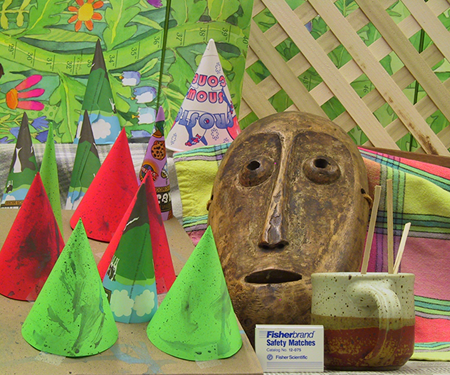
//> input picture StereoMatching/im6.png, 450 x 375 px
$ ./StereoMatching   (built with g++ and OpenCV 4)
//> lines starting //> are read from the running program, lines starting //| are printed output that depends on the picture
#include <opencv2/opencv.hpp>

#include <iostream>
#include <stdio.h>

using namespace cv;
using namespace std;


struct MyPixel
{
    double SSD = 0;     // SSD로 계산한 dissimilarity
    double cost = 0;    // 해당 픽셀까지의 optimal cost
    int index = 0;      // optimal path의 방향
};

double mysqrt(double n);
void fSSD(Mat img1, Mat img2, int patch_size, MyPixel*** mypixel);
void fStereoMatching1(MyPixel*** mypixel, int n_rows, int n_cols, int patch_size, int constraint, double occlusion, vector<vector<vector<int>>>& path);
void fStereoMatching2(MyPixel*** mypixel, int n_rows, int n_cols, int patch_size, int constraint, double occlusion, vector<vector<vector<int>>>& path);
void fPathFind1(MyPixel*** mypixel, int n_rows, int n_cols, int row, int index_col1, int index_col2, vector<vector<vector<int>>>& path, uchar* pointer);
void fPathFind2(MyPixel*** mypixel, int n_rows, int n_cols, int row, int index_col1, int index_col2, vector<vector<vector<int>>>& path, uchar* pointer);
void fPathFind_left(MyPixel*** mypixel, int n_rows, int n_cols, int row, int index_col1, int index_col2, vector<vector<vector<int>>>& path, uchar* pointer);
void fHoleFilling1(int n_rows, int n_cols, int patch_size, uchar* upper_pointer, uchar* pointer);
void fHoleFilling2(int n_rows, int n_cols, int patch_size, uchar* pointer);

int main() {

    // 처리할 이미지 Mat으로 읽어오기
    Mat img1 = imread("im6.png", 0);
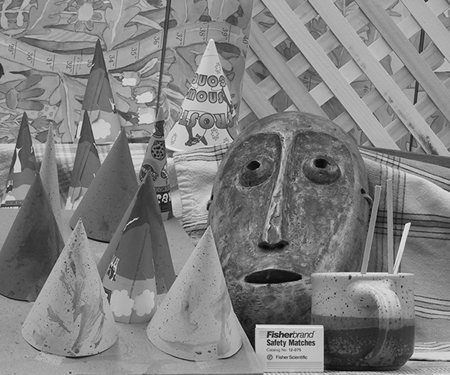
//> img1: 375 rows x 450 cols, CV_8UC1; min 0, max 243, mean 128.4
    Mat img2 = imread("im2.png", 0);
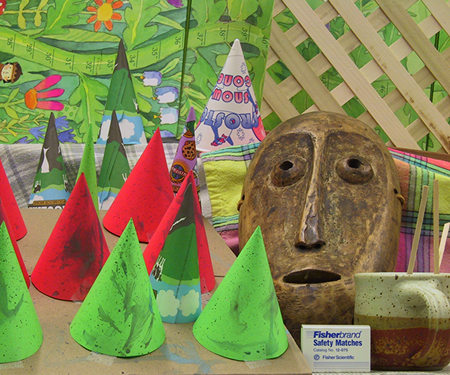
//> input picture StereoMatching/im2.png, 450 x 375 px
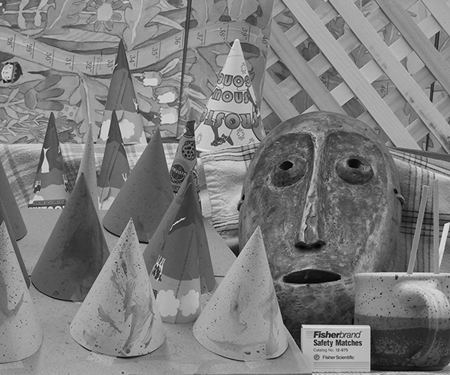
//> img2: 375 rows x 450 cols, CV_8UC1; min 0, max 235, mean 125

    // 처리할 이미지의 크기
    int n_rows = img1.rows;
//> n_rows = 375
    int n_cols = img1.cols;
//> n_cols = 450

    // 각 픽셀의 정보를 저장할 3차원 동적 배열
    MyPixel*** mypixel;
    mypixel = new MyPixel * *[img1.rows];
    for (int i = 0; i < n_rows; i++)
    {
        mypixel[i] = new  MyPixel * [img1.cols];
        for (int j = 0; j < n_cols; j++)
        {
            mypixel[i][j] = new MyPixel[n_cols];
        }
    }

    // SSD 패치 크기 (9*9)
    int patch_size = 9;

    // SSD
    fSSD(img1, img2, patch_size, mypixel);

    int constraint = 64;        // path constraint (high)
    double occlusion = 100;      // occlusion이 일어날 때 더해줄 cost

    // optimal path를 저장할 3차원 벡터
    vector<vector<vector<int>>> path(n_rows, vector<vector<int>>(0, vector<int>(2, 0)));

    // optimal path 찾아서 disparity 구하기
    fStereoMatching1(mypixel, n_rows, n_cols, patch_size, constraint, occlusion, path);
    //fStereoMatching2(mypixel, n_rows, n_cols, patch_size, constraint, occlusion, path);

   // 동적 할당 삭제
    for (int i = 0; i < n_rows; i++)
    {
        for (int j = 0; j < n_cols; j++)
        {
            delete[] mypixel[i][j];
        }
    }
    for (int i = 0; i < n_rows; i++)
    {
        delete[] mypixel[i];
    }
    delete[] mypixel;

    return 0;
}

// 루트n 반환 함수
double mysqrt(double n)
{
    double x = 2;
    for (int i = 0; i < 10; i++) {
        x = (x + (n / x)) / 2;
    }

    return x;
}

// SSD
void fSSD(Mat img1, Mat img2, int patch_size, MyPixel*** mypixel) {
//> called with patch_size = 9

    // 처리할 이미지의 크기
    int n_rows = img1.rows;
//> n_rows = 375
    int n_cols = img1.cols;
//> n_cols = 450

    // 이미지 픽셀 값에 접근할 포인터
    uchar* pointer_img1;
    uchar* pointer_img2;

    // 계산 중 값 저장을 위한 변수
    double tmp = 0;
    double ans = 0;

    /*
    Mat result = Mat::zeros(n_cols, n_cols, CV_8UC1);   // DSI 출력을 위한 Mat
    double max = 0;                                     // 픽셀의 밝기 정규화를 위한 최대값
    double min = 255 * 3;                               // 픽셀의 밝기 정규화를 위한 최대값
    int row_show = 100;                                 // DSI로 출력할 row
    */

    // SSD를 이용한 dissimilarity 계산
    for (int row = patch_size / 2; row < n_rows - patch_size / 2; row++)
    {
        for (int col1 = patch_size / 2; col1 < n_cols - patch_size / 2; col1++)
        {
            for (int col2 = patch_size / 2; col2 < n_cols - patch_size / 2; col2++)
            {
                for (int i = -(patch_size / 2); i <= patch_size / 2; i++) {
                    pointer_img1 = img1.ptr<uchar>(row + i);
                    pointer_img2 = img2.ptr<uchar>(row + i);
                    for (int j = -(patch_size / 2); j <= (patch_size / 2); j++) {
                        tmp = (double)pointer_img1[col1 + j] - (double)pointer_img2[col2 + j];  // tmp = 픽셀 밝기의 차
                        ans += tmp * tmp;                                                       // patch의 tmp 제곱 모두 더하기
                    }
                }
                ans = mysqrt(ans);                      // ans = patch 내 픽셀들의 tmp^2 합의 제곱근
                mypixel[row][col1][col2].SSD = ans;     // 배열의 해당 위치에 저장
                // [11 lines of commented-out code are left out]
                ans = 0;                                // 다음 patch 계산을 위해 ans를 0으로 초기화
            }
        }
        printf("%d\n", row);
    }
//> this loop made 367 passes
//> tmp on passes 1 to 3: 21, -20, -45
//> after the loop, tmp = 32; ans = 0

    // [12 lines of commented-out code are left out]
}

void fStereoMatching1(MyPixel*** mypixel, int n_rows, int n_cols, int patch_size, int constraint, double occlusion, vector<vector<vector<int>>>& path) {
//> called with n_rows = 375, n_cols = 450, patch_size = 9, constraint = 64, occlusion = 100

    double cost1, cost2, cost3;                         // 각 방향의 cost를 저장할 변수

    Mat final = Mat::zeros(n_rows, n_cols, CV_8UC1);    // 최종 이미지 출력을 위한 Mat

    for (int row = patch_size / 2; row < n_rows - patch_size / 2; row++) {
        // 첫 번째 row
        for (int j = 0; j < constraint; j++) {
            cost3 = mypixel[row][patch_size / 2][patch_size / 2 + j - 1].cost + occlusion;  // →

            mypixel[row][patch_size / 2][patch_size / 2 + j].cost = cost3;
            mypixel[row][patch_size / 2][patch_size / 2 + j].index = 3;

        }

        // 나머지 row
        for (int i = patch_size / 2 + 1; i < n_cols - patch_size / 2; i++) {
            for (int j = 0; (j < constraint) && (i + j < n_cols - patch_size / 2); j++) {
                cost1 = mypixel[row][i - 1][i + j - 1].cost + mypixel[row][i][i + j].SSD;   // ↘
                cost2 = mypixel[row][i - 1][i + j].cost + occlusion;                        // ↓
                cost3 = mypixel[row][i][i + j - 1].cost + occlusion;                        // →

                if (cost2 <= cost3 && j != constraint - 1 || j == 0) {                      // j가 0이면 →방향은 고려 X
                    if (cost1 <= cost2) {
                        mypixel[row][i][i + j].cost = cost1;                                // 해당 픽셀까지의 optimal cost
                        mypixel[row][i][i + j].index = 1;                                   // 해당 픽셀까지의 optimal path 방향 (1 : ↘)
                    }
                    else {
                        mypixel[row][i][i + j].cost = cost2;                                // 해당 픽셀까지의 optimal cost
                        mypixel[row][i][i + j].index = 2;                                   // 해당 픽셀까지의 optimal path 방향 (2 : ↓)
                    }
                }
                else {                                                                      // j가 constraint - 1 이면 ↓방향은 고려 X
                    if (cost1 <= cost3) {
                        mypixel[row][i][i + j].cost = cost1;
                        mypixel[row][i][i + j].index = 1;
                    }
                    else {
                        mypixel[row][i][i + j].cost = cost3;                                // 해당 픽셀까지의 optimal cost
                        mypixel[row][i][i + j].index = 3;                                   // 해당 픽셀까지의 optimal path 방향 (3 : →)
                    }
                }
            }
        }

        // optimal patch를 찾기 위한 가장 끝 픽셀 (backtrack 시작 픽셀)
        int col1_end = n_cols - (patch_size / 2) - 1;
        int col2_end = n_cols - (patch_size / 2) - 1;

        uchar* final_pointer = final.ptr<uchar>(row);   // 최종 이미지 pointer

        // backtrack으로 optimal patch 찾기
        fPathFind1(mypixel, n_rows, n_cols, row, col1_end, col2_end, path, final_pointer);
        //fPathFind2(mypixel, n_rows, n_cols, row, col1_end, col2_end, path, final_pointer);
        //fPathFind_left(mypixel, n_rows, n_cols, row, col1_end, col2_end, path, final_pointer);
    }
//> this loop made 367 passes
//> (cost1, cost2) on passes 1 to 3: (32968.6, 32798.2), (32576.8, 32426.3), (32116.3, 31982.4)
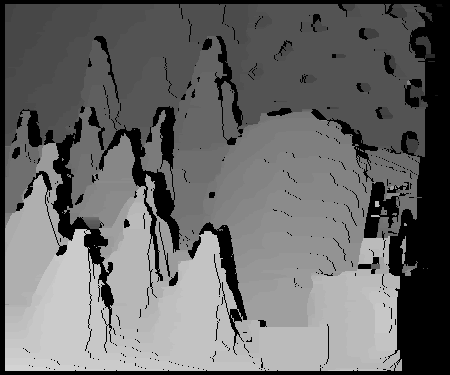
//> final: 375 rows x 450 cols, CV_8UC1; min 0, max 211, mean 105.3
//> after the loop, cost3 = 100; cost1 = 34886.4; cost2 = 34381.3

    /*
    // 위 픽셀과 같은 값으로 hole filling
    for (int row = patch_size / 2 + 1; row < n_rows - patch_size / 2; row++) {
        uchar* final_upper_pointer = final.ptr<uchar>(row - 1);
        uchar* final_pointer = final.ptr<uchar>(row);
        fHoleFilling1(n_rows, n_cols, patch_size, final_upper_pointer, final_pointer);
    }
    */

    /*
    // 오른쪽 픽셀과 같은 값으로 hole filling
    for (int row = patch_size / 2 + 1; row < n_rows - patch_size / 2; row++) {
        uchar* final_pointer = final.ptr<uchar>(row);
        fHoleFilling2(n_rows, n_cols, patch_size, final_pointer);
    }
    */

    // 최종 이미지 출력
    imshow("final", final);
    imwrite("final.jpg", final);
    waitKey(0);
}

// 이미지의 양 끝에서 occlusion cost를 1/2로 적용
// [107 lines left out: function fStereoMatching2, not called in this run]

// disparity 그대로 이미지 출력
void fPathFind1(MyPixel*** mypixel, int n_rows, int n_cols, int row, int index_col1, int index_col2, vector<vector<vector<int>>>& path, uchar* pointer) {

    vector<int>index_v(2, 0);                               // path의 node가 되는 픽셀 위치를 저장할 벡터

    //Mat result = Mat::zeros(n_cols, n_cols, CV_8UC3);       // optimal path 이미지 출력을 위한 Mat
    //int row_show = 100;                                     // 이미지로 출력할 row

    while (index_col1 >= 4 && index_col2 >= 4) {
        // 픽셀 위치를 path에 저장
        index_v[0] = index_col1;
        index_v[1] = index_col2;
        path[row].insert(path[row].begin(), index_v);

        // row_show번째 row의 optimal path를 이미지에 빨간색으로 표시
        //if (row == row_show) { result.at<Vec3b>(index_col1, index_col2)[2] = 255; }

        if (mypixel[row][index_col1][index_col2].index == 1) {                          // optimal path의 방향이 ↖일 경우
            pointer[index_col1] = (path[row][0][1] - path[row][0][0]) * 255 / 64;       // 최종 이미지에 해당 픽셀을 disparity 값으로 표시
            index_col1--;
            index_col2--;
        }
        else if (mypixel[row][index_col1][index_col2].index == 2) {                     // optimal path의 방향이 ↑일 경우
            index_col1--;
        }
        else if (mypixel[row][index_col1][index_col2].index == 3) {                     // optimal path의 방향이 ←일 경우
            index_col2--;
        }
    }

    // [9 lines of commented-out code are left out]
}

// depth = 1 / disparity 로 이미지 출력
// [108 lines left out: functions fPathFind2, fPathFind_left, fHoleFilling1, fHoleFilling2, not called in this run]
